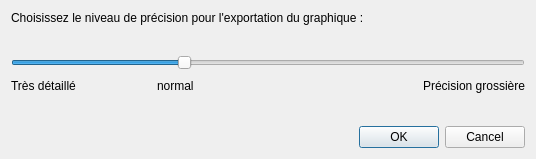
<?xml version="1.0" encoding="UTF-8"?>
<ui version="4.0">
 <class>ExportConfigurationDialog</class>
 <widget class="QDialog" name="ExportConfigurationDialog">
  <property name="geometry">
   <rect>
    <x>0</x>
    <y>0</y>
    <width>536</width>
    <height>159</height>
   </rect>
  </property>
  <property name="windowTitle">
   <string>Paramètre d'exportation</string>
  </property>
  <layout class="QVBoxLayout" name="verticalLayout_2">
   <item>
    <widget class="QLabel" name="titleLabel">
     <property name="text">
      <string>Choisissez le niveau de précision pour l'exportation du graphique :</string>
     </property>
    </widget>
   </item>
   <item>
    <spacer name="verticalSpacer">
     <property name="orientation">
      <enum>Qt::Vertical</enum>
     </property>
     <property name="sizeHint" stdset="0">
      <size>
       <width>20</width>
       <height>40</height>
      </size>
     </property>
    </spacer>
   </item>
   <item>
    <layout class="QVBoxLayout" name="verticalLayout">
     <item>
      <widget class="QSlider" name="precisionSlider">
       <property name="minimum">
        <number>1</number>
       </property>
       <property name="maximum">
        <number>10</number>
       </property>
       <property name="sliderPosition">
        <number>4</number>
       </property>
       <property name="tracking">
        <bool>true</bool>
       </property>
       <property name="orientation">
        <enum>Qt::Horizontal</enum>
       </property>
       <property name="tickPosition">
        <enum>QSlider::NoTicks</enum>
       </property>
      </widget>
     </item>
     <item>
      <layout class="QHBoxLayout" name="horizontalLayout">
       <item>
        <widget class="QLabel" name="label">
         <property name="text">
          <string>Très détaillé</string>
         </property>
        </widget>
       </item>
       <item>
        <spacer name="horizontalSpacer_2">
         <property name="orientation">
          <enum>Qt::Horizontal</enum>
         </property>
         <property name="sizeHint" stdset="0">
          <size>
           <width>40</width>
           <height>20</height>
          </size>
         </property>
        </spacer>
       </item>
       <item>
        <widget class="QLabel" name="label_3">
         <property name="text">
          <string>normal</string>
         </property>
        </widget>
       </item>
       <item>
        <spacer name="horizontalSpacer_3">
         <property name="orientation">
          <enum>Qt::Horizontal</enum>
         </property>
         <property name="sizeHint" stdset="0">
          <size>
           <width>40</width>
           <height>20</height>
          </size>
         </property>
        </spacer>
       </item>
       <item>
        <spacer name="horizontalSpacer_4">
         <property name="orientation">
          <enum>Qt::Horizontal</enum>
         </property>
         <property name="sizeHint" stdset="0">
          <size>
           <width>40</width>
           <height>20</height>
          </size>
         </property>
        </spacer>
       </item>
       <item>
        <spacer name="horizontalSpacer">
         <property name="orientation">
          <enum>Qt::Horizontal</enum>
         </property>
         <property name="sizeHint" stdset="0">
          <size>
           <width>40</width>
           <height>20</height>
          </size>
         </property>
        </spacer>
       </item>
       <item>
        <widget class="QLabel" name="label_4">
         <property name="text">
          <string>Précision grossière</string>
         </property>
         <property name="alignment">
          <set>Qt::AlignRight|Qt::AlignTrailing|Qt::AlignVCenter</set>
         </property>
        </widget>
       </item>
      </layout>
     </item>
    </layout>
   </item>
   <item>
    <spacer name="verticalSpacer_2">
     <property name="orientation">
      <enum>Qt::Vertical</enum>
     </property>
     <property name="sizeHint" stdset="0">
      <size>
       <width>20</width>
       <height>40</height>
      </size>
     </property>
    </spacer>
   </item>
   <item>
    <widget class="QDialogButtonBox" name="buttonBox">
     <property name="orientation">
      <enum>Qt::Horizontal</enum>
     </property>
     <property name="standardButtons">
      <set>QDialogButtonBox::Cancel|QDialogButtonBox::Ok</set>
     </property>
    </widget>
   </item>
  </layout>
 </widget>
 <resources/>
 <connections>
  <connection>
   <sender>buttonBox</sender>
   <signal>accepted()</signal>
   <receiver>ExportConfigurationDialog</receiver>
   <slot>accept()</slot>
   <hints>
    <hint type="sourcelabel">
     <x>248</x>
     <y>254</y>
    </hint>
    <hint type="destinationlabel">
     <x>157</x>
     <y>274</y>
    </hint>
   </hints>
  </connection>
  <connection>
   <sender>buttonBox</sender>
   <signal>rejected()</signal>
   <receiver>ExportConfigurationDialog</receiver>
   <slot>reject()</slot>
   <hints>
    <hint type="sourcelabel">
     <x>316</x>
     <y>260</y>
    </hint>
    <hint type="destinationlabel">
     <x>286</x>
     <y>274</y>
    </hint>
   </hints>
  </connection>
 </connections>
</ui>
